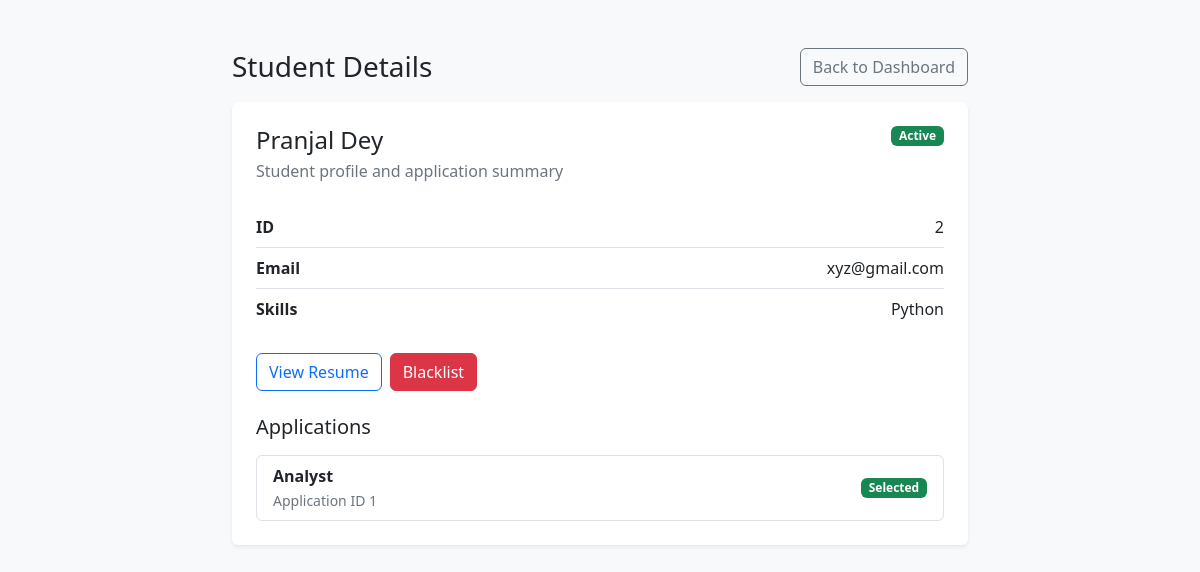
Page /admin/view/student/2 (signed in) on the committed database.
### models.py (models this page shows)
class Student(db.Model):
    id = db.Column(
        db.Integer,
        db.ForeignKey('user.id'),
        primary_key=True
    )
    name = db.Column(db.String(100))
    email = db.Column(db.String(100))
    skills = db.Column(db.String(200))
    resume = db.Column(db.String(200))
    blacklisted = db.Column(db.Boolean, default=False)
    applications = db.relationship('Application', backref='student', lazy=True)

class Application(db.Model):
    id = db.Column(db.Integer, primary_key=True)
    student_id = db.Column(
        db.Integer,
        db.ForeignKey('student.id')
    )
    drive_id = db.Column(
        db.Integer,
        db.ForeignKey('drive.id')
    )
    status = db.Column(
        db.String(20),
        default="Applied"
    )
    application_date = db.Column(
        db.Date,
        default=date.today
    )
    __table_args__ = (
        db.UniqueConstraint('student_id', 'drive_id'),
    )

class Drive(db.Model):
    id = db.Column(db.Integer, primary_key=True)
    company_id = db.Column(
        db.Integer,
        db.ForeignKey('company.id')
    )
    title = db.Column(db.String(100))
    description = db.Column(db.Text)
    eligibility = db.Column(db.String(200))
    deadline = db.Column(db.Date)
    skills_required = db.Column(db.String(200))
    salary_range = db.Column(db.String(100))
    approved = db.Column(db.Boolean, default=False)
    status = db.Column(db.String(20), default="Pending")
    applications = db.relationship('Application', backref='drive', lazy=True)

### routes.py (the view, shortened to what this page needs)
@routes.route("/admin/view/<role>/<int:id>")
@login_required
def admin_view(role, id):
    if current_user.role != "admin":
        return "Unauthorized"
    if role == "student":
        obj = Student.query.get_or_404(id)
        applications = Application.query.filter_by(student_id=id).all()
        return render_template(
            "admin_detail.html",
            role="student",
            obj=obj,
            applications=applications
        )
    else:
        return "Invalid role"

### app.py (called while the page is built)
@app.after_request
def add_no_cache_headers(response):
    if request.endpoint != "static":
        response.headers["Cache-Control"] = "no-store"
    return response

@login_manager.user_loader
def load_user(user_id):
    return User.query.get(int(user_id))

### templates/admin_detail.html (shortened to what this page needs)
{% extends "base.html" %}
{% block content %}
<div class="row justify-content-center">
   <div class="col-xl-8">
      <div class="d-flex justify-content-between align-items-center flex-wrap gap-2 mb-3">
         <h1 class="h3 mb-0">{{ role|title }} Details</h1>
         <a class="btn btn-outline-secondary" href="/admin/dashboard">Back to Dashboard</a>
      </div>
      <div class="card border-0 shadow-sm">
         <div class="card-body p-4">
            {% if role == "student" %}
            <div class="d-flex justify-content-between align-items-start flex-wrap gap-3 mb-4">
               <div>
                  <h2 class="h4 mb-1">{{obj.name}}</h2>
                  <p class="text-secondary mb-0">Student profile and application summary</p>
               </div>
               {% if obj.blacklisted %}
               <span class="badge text-bg-danger">Blacklisted</span>
               {% else %}
               <span class="badge text-bg-success">Active</span>
               {% endif %}
            </div>
            <div class="list-group list-group-flush mb-4">
               <div class="list-group-item px-0 d-flex justify-content-between"><span class="fw-semibold">ID</span><span>{{obj.id}}</span></div>
               <div class="list-group-item px-0 d-flex justify-content-between"><span class="fw-semibold">Email</span><span>{{obj.email}}</span></div>
               <div class="list-group-item px-0 d-flex justify-content-between"><span class="fw-semibold">Skills</span><span>{{obj.skills or "Not provided"}}</span></div>
            </div>
            <div class="d-flex flex-wrap gap-2 mb-4">
               {% if obj.resume %}
               <a class="btn btn-outline-primary" href="/static/uploads/{{obj.resume}}" target="_blank">View Resume</a>
               {% endif %}
               <a class="btn {% if obj.blacklisted %}btn-success{% else %}btn-danger{% endif %}" href="/admin/toggle_blacklist/{{role}}/{{obj.id}}">
                  {% if obj.blacklisted %}Remove Blacklist{% else %}Blacklist{% endif %}
               </a>
            </div>
            <h3 class="h5 mb-3">Applications</h3>
            <div class="list-group">
               {% for app in applications %}
               <div class="list-group-item d-flex justify-content-between align-items-center flex-wrap gap-2">
                  <div>
                     <div class="fw-semibold">{{ app.drive.title if app.drive else "Drive #" ~ app.drive_id }}</div>
                     <small class="text-secondary">Application ID {{ app.id }}</small>
                  </div>
                  <span class="badge {% if app.status == 'Selected' %}text-bg-success{% elif app.status == 'Rejected' %}text-bg-danger{% elif app.status == 'Shortlisted' %}text-bg-warning{% else %}text-bg-secondary{% endif %}">{{ app.status }}</span>
               </div>
               {% else %}
               <div class="list-group-item text-secondary">No applications found.</div>
               {% endfor %}
            </div>
            {% endif %}
         </div>
      </div>
   </div>
</div>
{% endblock %}

### rows in the picture
Student: name "Pranjal Dey", id "2", email "xyz@gmail.com", skills "Python"
Application: drive "Analyst", id "1", status "Selected"

### other values in the picture
{{ role|title }} "Student"
